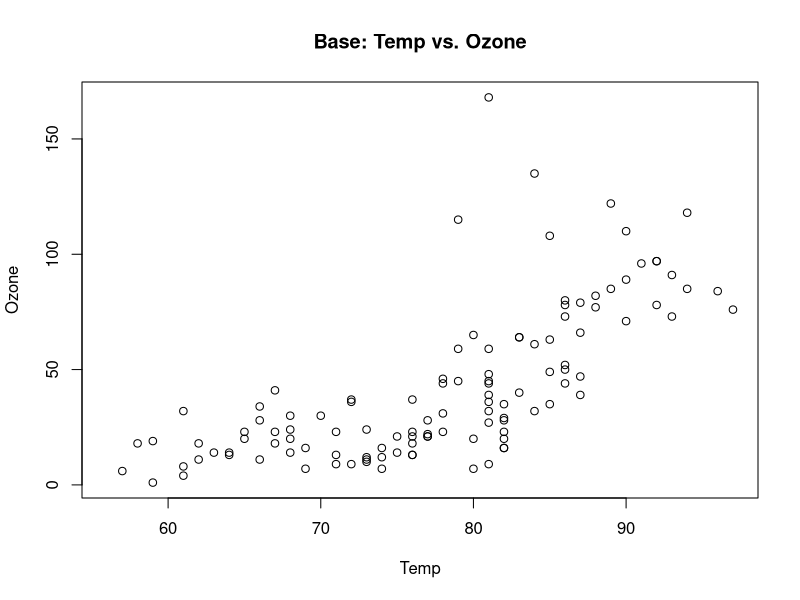
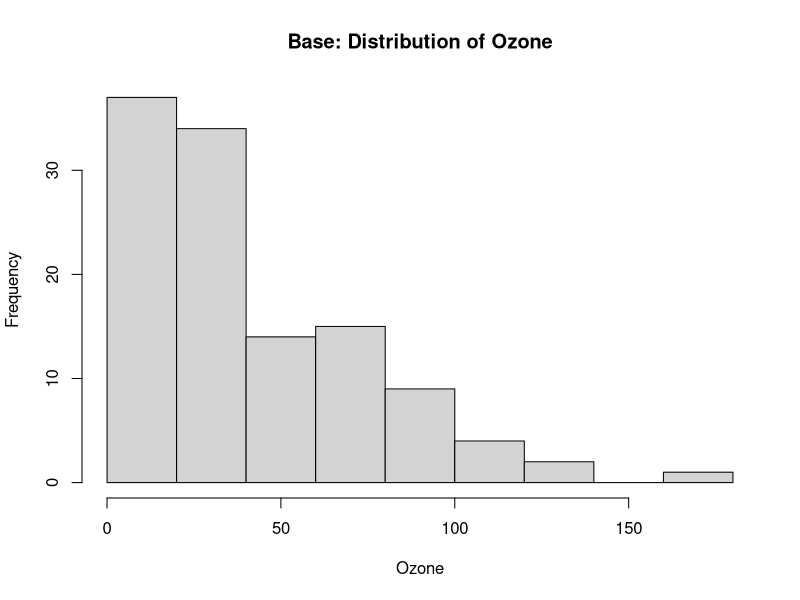
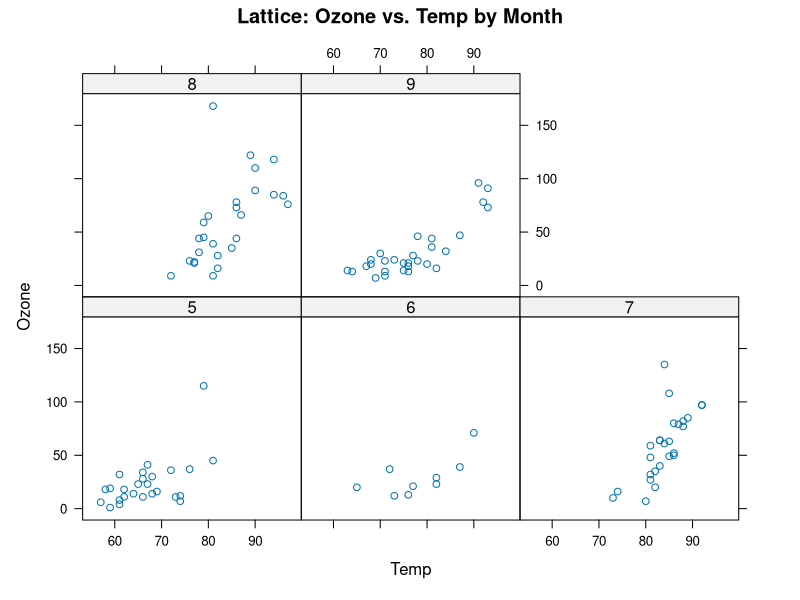
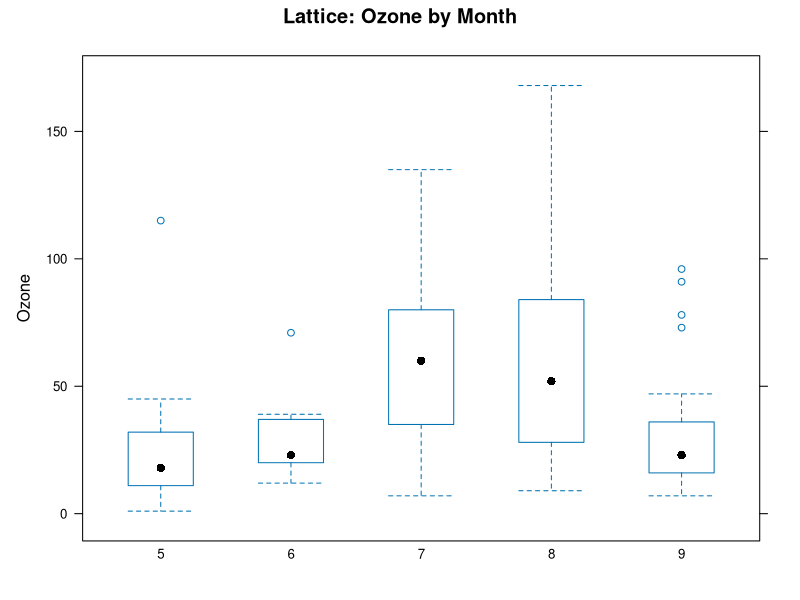
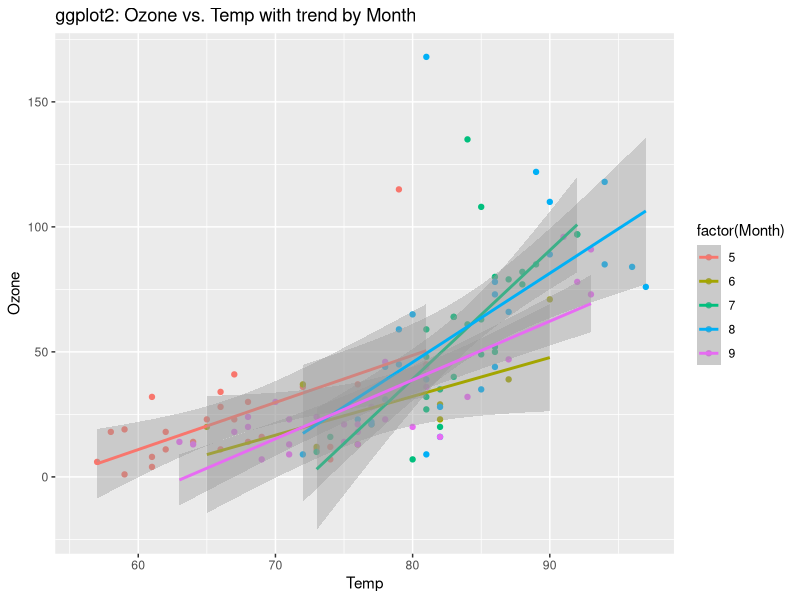
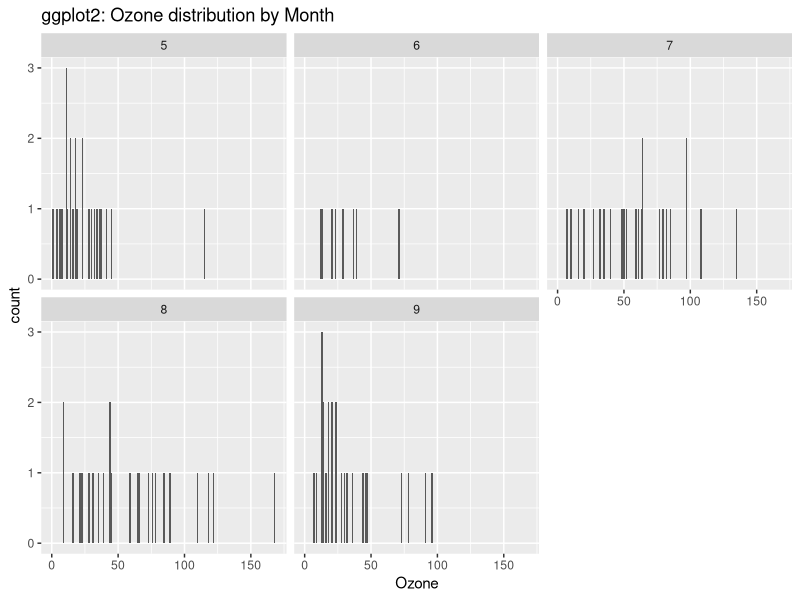

These charts were generated, in order, by the following R code:
# LIS 4370: Assignment #9: Visualization in R – Base Graphics, Lattice, and ggplot2
# By: Adam Suleiman
# Chosen dataset: airquality

data("airquality", package = "datasets")
head(airquality)

# Base R Graphics

# Scatter plot
plot(airquality$Temp, airquality$Ozone,
     main = "Base: Temp vs. Ozone",
     xlab = "Temp",
     ylab = "Ozone")

# Histogram
hist(airquality$Ozone,
     main = "Base: Distribution of Ozone",
     xlab = "Ozone")

# Lattice Graphics
library(lattice)

# Conditional scatter plot (small multiples)
xyplot(Ozone ~ Temp | factor(Month),
       data = airquality,
       main = "Lattice: Ozone vs. Temp by Month")

# Box-and-whisker plot
bwplot(Ozone ~ factor(Month),
       data = airquality,
       main = "Lattice: Ozone by Month")

# ggplot2
library(ggplot2)

# Scatter plot with smoothing
ggplot(airquality, aes(x = Temp, y = Ozone, color = factor(Month))) +
  geom_point() +
  geom_smooth(method = "lm") +
  labs(title = "ggplot2: Ozone vs. Temp with trend by Month")

# Faceted histogram
ggplot(airquality, aes(Ozone)) +
  geom_histogram(binwidth = 1) +
  facet_wrap(~ Month) +
  labs(title = "ggplot2: Ozone distribution by Month")
